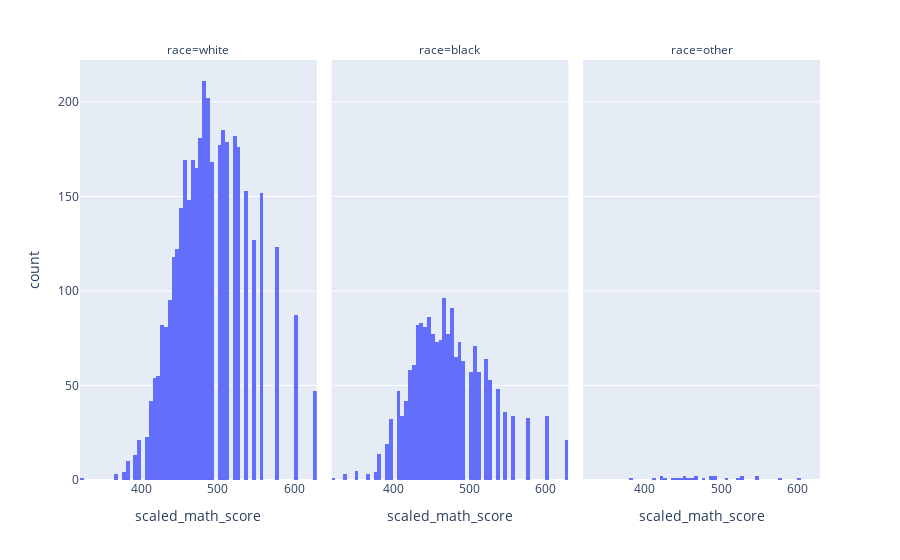

This figure's notebook cell:
### Code cell
px.histogram(df, x = 'scaled_math_score', facet_col='race')

### Figure 1 — Plotly figure (JSON) as saved in the notebook; plotly's stock layout.template omitted (floating-point values rounded to 4 significant figures; data arrays with more than 128 entries replaced by an {"elided": "..."} marker saying what was removed)
{"data": [{"alignmentgroup": "True", "bingroup": "x", "hovertemplate": "race=white<br>scaled_math_score=%{x}<br>count=%{y}<extra></extra>", "legendgroup": "", "marker": {"color": "#636efa", "pattern": {"shape": ""}}, "name": "", "offsetgroup": "", "orientation": "v", "showlegend": false, "type": "histogram", "x": {"elided": "3869 int values"}, "xaxis": "x", "yaxis": "y"}, {"alignmentgroup": "True", "bingroup": "x", "hovertemplate": "race=black<br>scaled_math_score=%{x}<br>count=%{y}<extra></extra>", "legendgroup": "", "marker": {"color": "#636efa", "pattern": {"shape": ""}}, "name": "", "offsetgroup": "", "orientation": "v", "showlegend": false, "type": "histogram", "x": {"elided": "1852 int values"}, "xaxis": "x2", "yaxis": "y2"}, {"alignmentgroup": "True", "bingroup": "x", "hovertemplate": "race=other<br>scaled_math_score=%{x}<br>count=%{y}<extra></extra>", "legendgroup": "", "marker": {"color": "#636efa", "pattern": {"shape": ""}}, "name": "", "offsetgroup": "", "orientation": "v", "showlegend": false, "type": "histogram", "x": [454, 547, 384, 463, 494, 506, 439, 528, 489, 423, 489, 449, 468, 602, 520, 429, 412, 444, 478, 547, 454, 528, 468, 459, 494, 423, 576], "xaxis": "x3", "yaxis": "y3"}], "layout": {"annotations": [{"font": {}, "showarrow": false, "text": "race=white", "x": 0.16, "xanchor": "center", "xref": "paper", "y": 1, "yanchor": "bottom", "yref": "paper"}, {"font": {}, "showarrow": false, "text": "race=black", "x": 0.5, "xanchor": "center", "xref": "paper", "y": 1, "yanchor": "bottom", "yref": "paper"}, {"font": {}, "showarrow": false, "text": "race=other", "x": 0.84, "xanchor": "center", "xref": "paper", "y": 1, "yanchor": "bottom", "yref": "paper"}], "barmode": "relative", "legend": {"tracegroupgap": 0}, "margin": {"t": 60}, "xaxis": {"anchor": "y", "domain": [0, 0.32], "title": {"text": "scaled_math_score"}}, "xaxis2": {"anchor": "y2", "domain": [0.34, 0.66], "matches": "x", "title": {"text": "scaled_math_score"}}, "xaxis3": {"anchor": "y3", "domain": [0.68, 1.0], "matches": "x", "title": {"text": "scaled_math_score"}}, "yaxis": {"anchor": "x", "domain": [0, 1], "title": {"text": "count"}}, "yaxis2": {"anchor": "x2", "domain": [0, 1], "matches": "y", "showticklabels": false}, "yaxis3": {"anchor": "x3", "domain": [0, 1], "matches": "y", "showticklabels": false}}}
